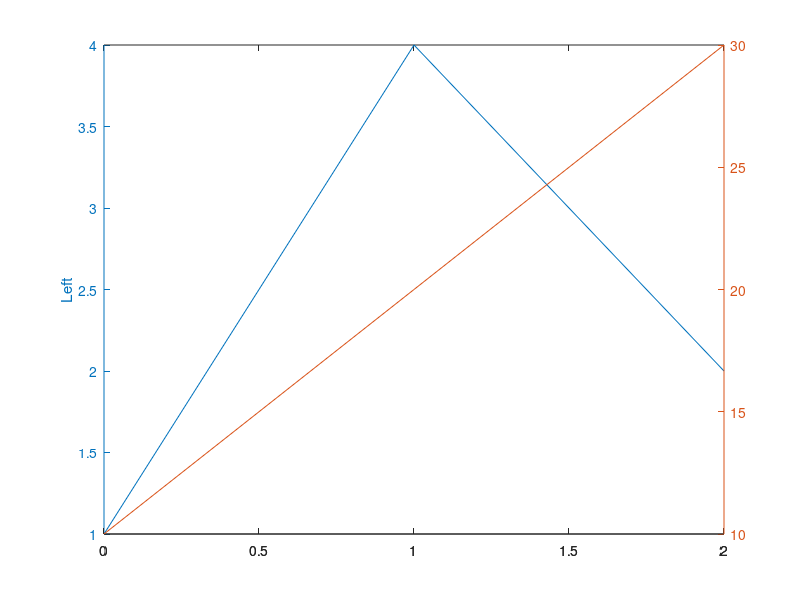

MATLAB code to generate this figure: (Note: this script raises an error after producing the figure.)
f = figure(47);
[ax, h1, h2] = plotyy([0, 1, 2], [1, 4, 2], [0, 1, 2], [10, 20, 30]);
ylabel("Left");
yyaxis right;
ylabel("Right");
current = gcf();
